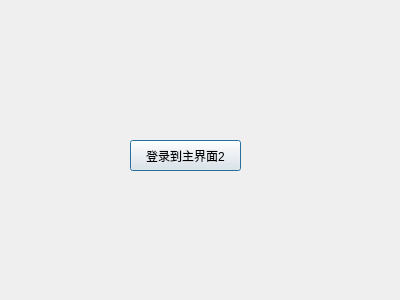
<?xml version="1.0" encoding="UTF-8"?>
<ui version="4.0">
 <class>LoginDlg</class>
 <widget class="QDialog" name="LoginDlg">
  <property name="geometry">
   <rect>
    <x>0</x>
    <y>0</y>
    <width>400</width>
    <height>300</height>
   </rect>
  </property>
  <property name="windowTitle">
   <string>Dialog</string>
  </property>
  <widget class="QPushButton" name="pushButton">
   <property name="geometry">
    <rect>
     <x>130</x>
     <y>140</y>
     <width>111</width>
     <height>31</height>
    </rect>
   </property>
   <property name="text">
    <string>登录到主界面2</string>
   </property>
  </widget>
 </widget>
 <resources/>
 <connections>
  <connection>
   <sender>pushButton</sender>
   <signal>clicked()</signal>
   <receiver>LoginDlg</receiver>
   <slot>accept()</slot>
   <hints>
    <hint type="sourcelabel">
     <x>183</x>
     <y>151</y>
    </hint>
    <hint type="destinationlabel">
     <x>273</x>
     <y>237</y>
    </hint>
   </hints>
  </connection>
 </connections>
</ui>
